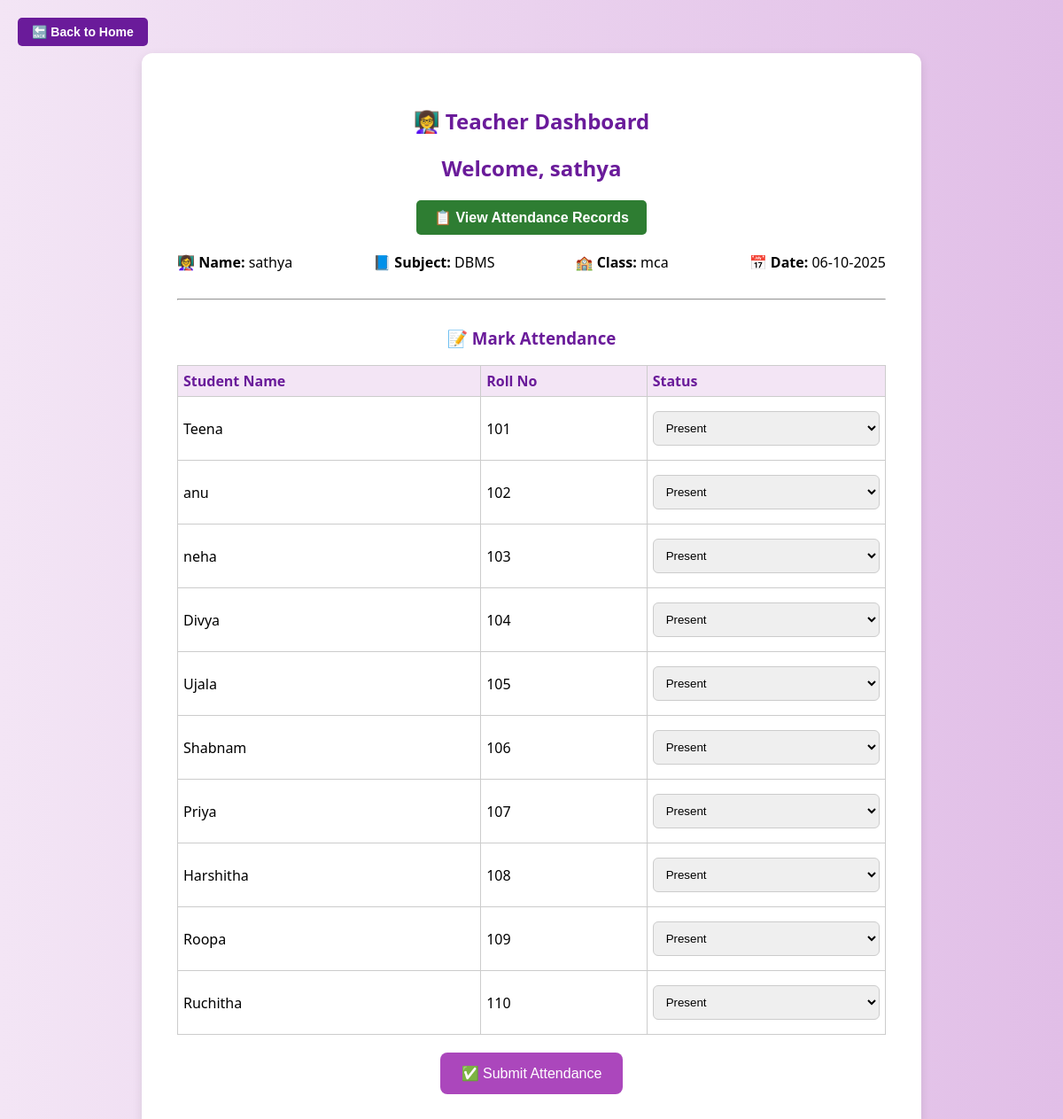
The page /teacher/dashboard (signed in) on the database its author committed.
### tables this page shows
CREATE TABLE teachers (
    id INTEGER PRIMARY KEY AUTOINCREMENT,
    name TEXT,
    username TEXT UNIQUE,
    password TEXT,
    subject TEXT,
    class TEXT
);

CREATE TABLE students (
    id INTEGER PRIMARY KEY AUTOINCREMENT,
    name TEXT,
    roll_no TEXT,
    class TEXT
);

### app.py (the view)
@app.route('/teacher/dashboard')
def teacher_dashboard():
    if 'teacher_id' not in session:
        return redirect('/login')
    db = get_db()
    teacher = db.execute("SELECT * FROM teachers WHERE id=?", (session['teacher_id'],)).fetchone()
    students = db.execute("SELECT * FROM students WHERE class=?", (teacher['class'],)).fetchall()
    today = date.today().strftime("%d-%m-%Y")
    return render_template('teacher_dashboard.html', teacher=teacher, students=students, current_date=today)

### app.py (called while the page is built)
def get_db():
    conn = sqlite3.connect('attendance.db')
    conn.row_factory = sqlite3.Row
    return conn

### templates/teacher_dashboard.html (shortened to what this page needs)
{% extends 'base.html' %}
{% block content %}
<form action="/" method="GET" style="position: absolute; top: 20px; left: 20px;">
    <button type="submit" style="
        padding: 8px 16px;
        background-color: #6a1b9a;
        color: white;
        border: none;
        border-radius: 5px;
        font-size: 14px;
        font-weight: bold;
        cursor: pointer;
    ">
        🔙 Back to Home
    </button>
</form>
<h2 style="color:#6a1b9a;">👩‍🏫 Teacher Dashboard</h2>
<h2>Welcome, {{ teacher.name }}</h2>
<form action="/student" method="GET">
    <button type="submit" style="
        padding: 10px 20px;
        background-color: #2e7d32;
        color: white;
        border: none;
        border-radius: 5px;
        font-weight: bold;
        cursor: pointer;
    ">📋 View Attendance Records</button>
</form>
<div style="display: flex; justify-content: space-between; flex-wrap: wrap; margin: 20px 0; gap: 20px;">
    <div><strong>👩‍🏫 Name:</strong> {{ teacher.name }}</div>
    <div><strong>📘 Subject:</strong> {{ teacher.subject }}</div>
    <div><strong>🏫 Class:</strong> {{ teacher.class }}</div>
    <div><strong>📅 Date:</strong> {{ current_date }}</div>
</div>
<hr style="margin:30px 0;">
<h3 style="color:#6a1b9a;">📝 Mark Attendance</h3>
<form method="POST" action="/teacher/mark">
    <table>
        <thead>
            <tr>
                <th>Student Name</th>
                <th>Roll No</th>
                <th>Status</th>
            </tr>
        </thead>
        <tbody>
            {% for s in students %}
            <tr>
                <td>{{ s.name }}</td>
                <td>{{ s.roll_no }}</td>
                <td>
                    <select name="{{ s.id }}">
                        <option value="Present">Present</option>
                    </select>
                </td>
            </tr>
            {% endfor %}
        </tbody>
    </table>
    <button type="submit" style="margin-top:20px;">✅ Submit Attendance</button>
</form>
{% endblock %}

### static/style.css (style rules this page uses)
body { font-family: 'Segoe UI', sans-serif; background: linear-gradient(to right, #f3e5f5, #e1bee7); margin: 0; padding: 0; }
h1, h2, h3 { color: #6a1b9a; }
button { background-color: #ab47bc; color: white; border: none; padding: 14px 24px; font-size: 16px; border-radius: 8px; cursor: pointer; transition: background-color 0.3s ease; }
input, select { width: 100%; padding: 10px; margin: 10px 0; border-radius: 6px; border: 1px solid #ccc; }
table { width:100%; border-collapse: collapse; margin-top: 10px; }
th, td { border: 1px solid #ccc; padding: 6px ; text-align: left; }
th { background-color: #f3e5f5; color: #6a1b9a; }

### rows shown on the page
teachers: name "sathya", subject "DBMS", class "mca"
students: name "Teena", roll_no "101", id "Present"
students: name "anu", roll_no "102", id "Present"
students: name "neha", roll_no "103", id "Present"
students: name "Divya", roll_no "104", id "Present"
students: name "Ujala", roll_no "105", id "Present"
students: name "Shabnam", roll_no "106", id "Present"
students: name "Priya", roll_no "107", id "Present"
students: name "Harshitha", roll_no "108", id "Present"
students: name "Roopa", roll_no "109", id "Present"
students: name "Ruchitha", roll_no "110", id "Present"
